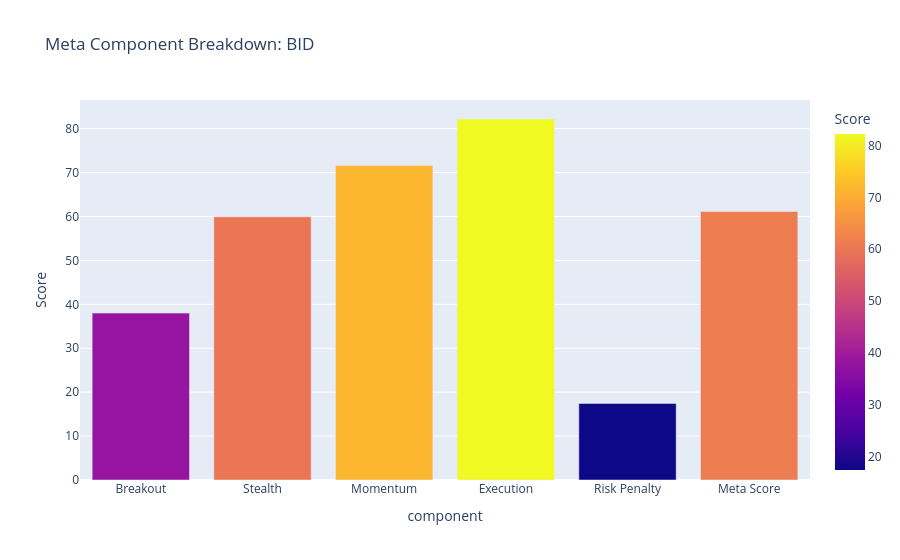

Source (notebook cell):
### Code cell
# Cell: Inspect Single Symbol Breakdown
focus_symbol = ranked.iloc[0]["symbol"] if not ranked.empty else "MBB"
print("focus_symbol:", focus_symbol)
meta_symbol_component_chart(ranked, symbol=focus_symbol, title="Meta Component Breakdown")

### Figure 1 — Plotly figure (JSON) as saved in the notebook; plotly's stock layout.template omitted (floating-point values rounded to 4 significant figures)
{"data": [{"hovertemplate": "component=%{x}<br>Score=%{marker.color}<extra></extra>", "legendgroup": "", "marker": {"color": [38.0, 59.94, 71.62, 82.2, 17.43, 61.13], "coloraxis": "coloraxis", "pattern": {"shape": ""}}, "name": "", "orientation": "v", "showlegend": false, "textposition": "auto", "type": "bar", "x": ["Breakout", "Stealth", "Momentum", "Execution", "Risk Penalty", "Meta Score"], "xaxis": "x", "y": [38.0, 59.94, 71.62, 82.2, 17.43, 61.13], "yaxis": "y"}], "layout": {"autosize": true, "barmode": "relative", "coloraxis": {"colorbar": {"title": {"text": "Score"}}, "colorscale": [[0, "#0d0887"], [0.1111, "#46039f"], [0.2222, "#7201a8"], [0.3333, "#9c179e"], [0.4444, "#bd3786"], [0.5556, "#d8576b"], [0.6667, "#ed7953"], [0.7778, "#fb9f3a"], [0.8889, "#fdca26"], [1, "#f0f921"]]}, "legend": {"tracegroupgap": 0}, "title": {"text": "Meta Component Breakdown: BID"}, "xaxis": {"anchor": "y", "autorange": true, "domain": [0, 1], "range": [-0.5, 5.5], "title": {"text": "component"}, "type": "category"}, "yaxis": {"anchor": "x", "autorange": true, "domain": [0, 1], "range": [0, 86.53], "title": {"text": "Score"}, "type": "linear"}}}
